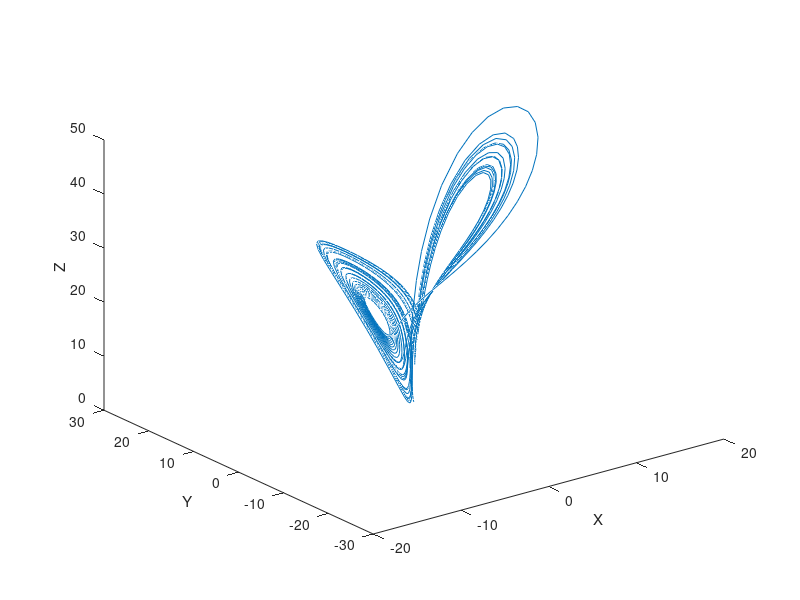

Reproduce this figure in MATLAB.
% Solve the Lorentz system and plot the results.

function res = lorenz()
    % Run the ode solver
    [T, M] = ode45(@rate_func, [0 30], [1 2 3]);

    % plot the results
    X = M(:,1);
    Y = M(:,2);
    Z = M(:,3);
    plot3(X, Y, Z)
    xlabel('X')
    ylabel('Y')
    zlabel('Z')

    % uncomment this to see the trajectory animated
    % comet3(X, Y, Z);
end

function res = rate_func(t, V)
    % unpack the state vector
    x = V(1);
    y = V(2);
    z = V(3);

    % set the parameters
    sigma = 10;
    b = 8/3;
    r = 28;

    % compute the derivatives
    dxdt = sigma * (y-x);
    dydt = x * (r-z) - y;
    dzdt = x*y - b*z;

    % pack the results in a column vector
    res = [dxdt; dydt; dzdt];
end
